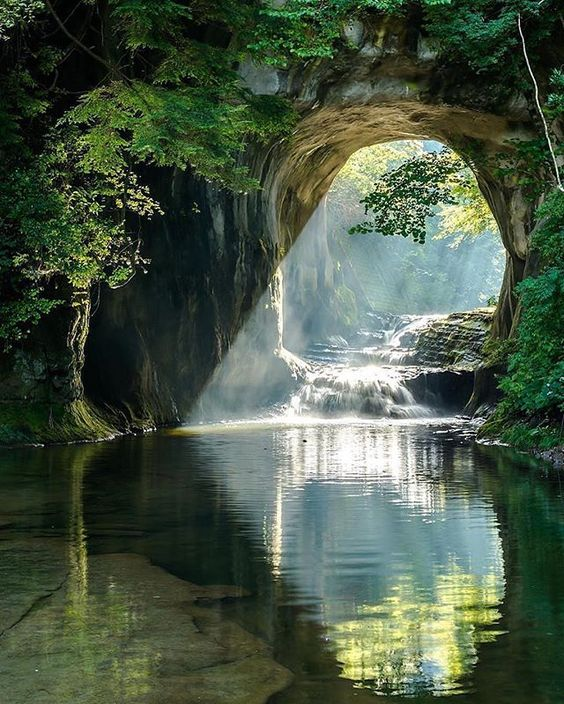
#> input picture nature.jpg, 564 x 704 px
$ python Image_Negatives.py
#> lines starting #> are read from the running program, lines starting #| are printed output that depends on the picture; after the words box and inside, x2 and y2 are one past the last pixel; in counts of white or black regions, pixels touching at a corner belong together
import cv2
# Load the image
img = cv2 .imread('nature.jpg')
#> img is the input picture: shape (704, 564, 3); mean B, G, R 68.2, 86.4, 72.1

imgNegative = 255 - img
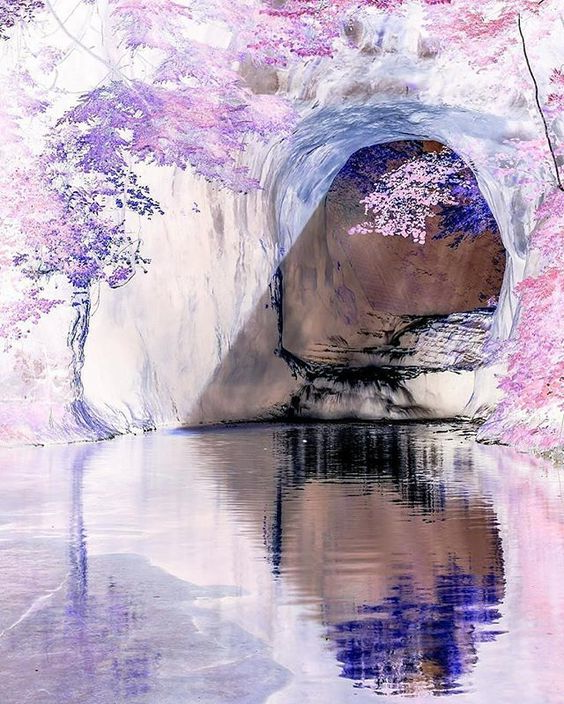
#> imgNegative: shape (704, 564, 3); mean B, G, R 186.8, 168.6, 182.9

font                   = cv2.FONT_HERSHEY_DUPLEX
bottomLeftCornerOfText = (10,100) #position of text
fontScale              = 1 #size of text
fontColor              = (255,255,255)
thickness              = 2 #width of text

cv2.putText(img,'Original',
    bottomLeftCornerOfText,
    font,
    fontScale,
    fontColor,
    thickness,)
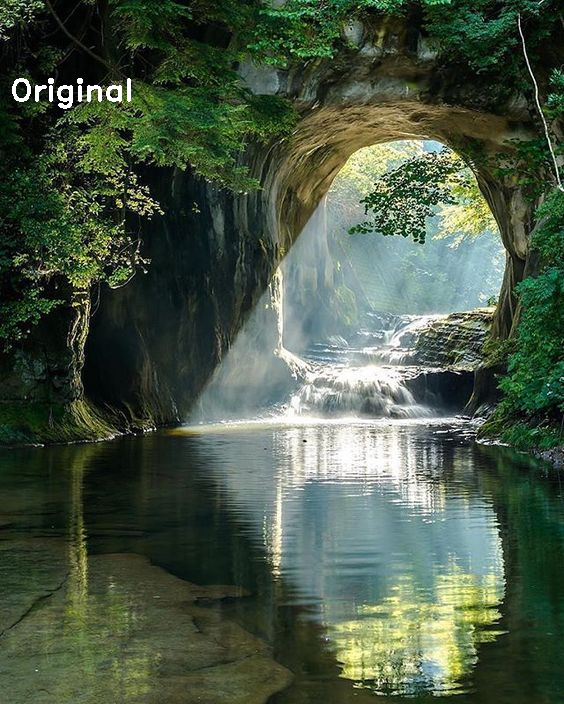
#> img: shape (704, 564, 3); 0.29% of pixels changed, all inside (x1, y1, x2, y2) = (12, 78, 131, 109)

cv2.putText(imgNegative,'ImageNegatives',
    bottomLeftCornerOfText,
    font,
    fontScale,
    (0,0,0),
    thickness,)
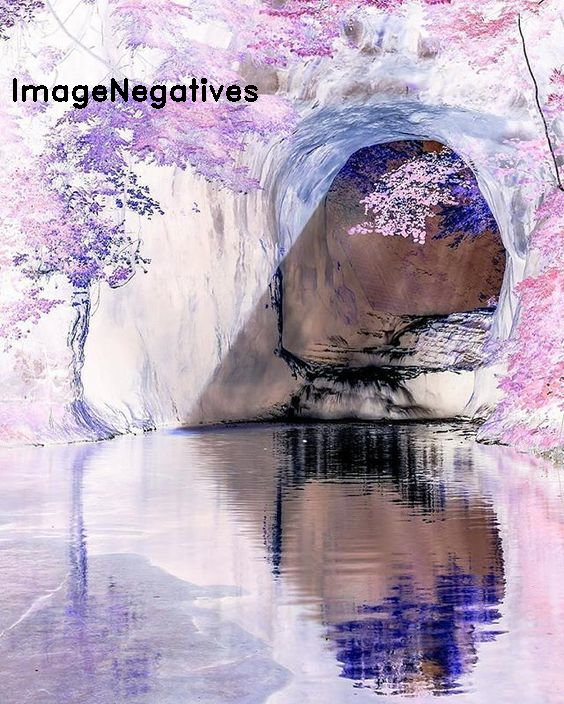
#> imgNegative: shape (704, 564, 3); 0.6% of pixels changed, all inside (x1, y1, x2, y2) = (13, 78, 258, 109)


# Horizontally concatenate the images
img_concat = cv2.hconcat([img,imgNegative ])            #Concat image
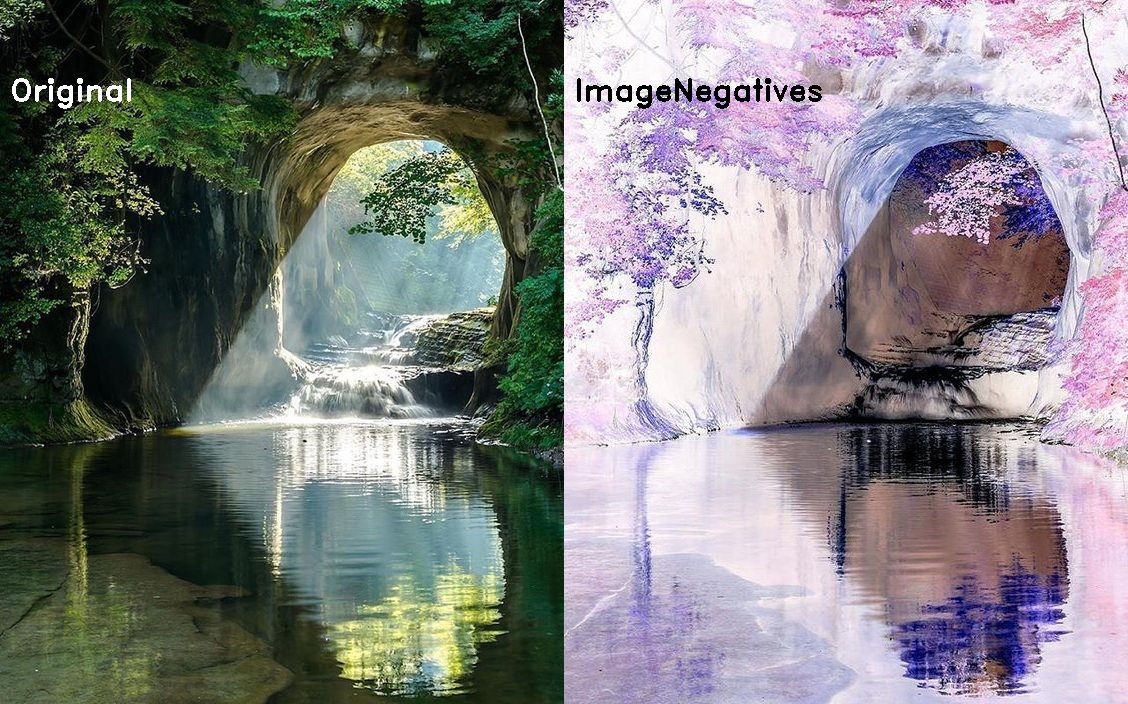
#> img_concat: shape (704, 1128, 3); mean B, G, R 127.2, 127.2, 127.2
imS = cv2.resize(img_concat, (1000, 500))               # Resize image
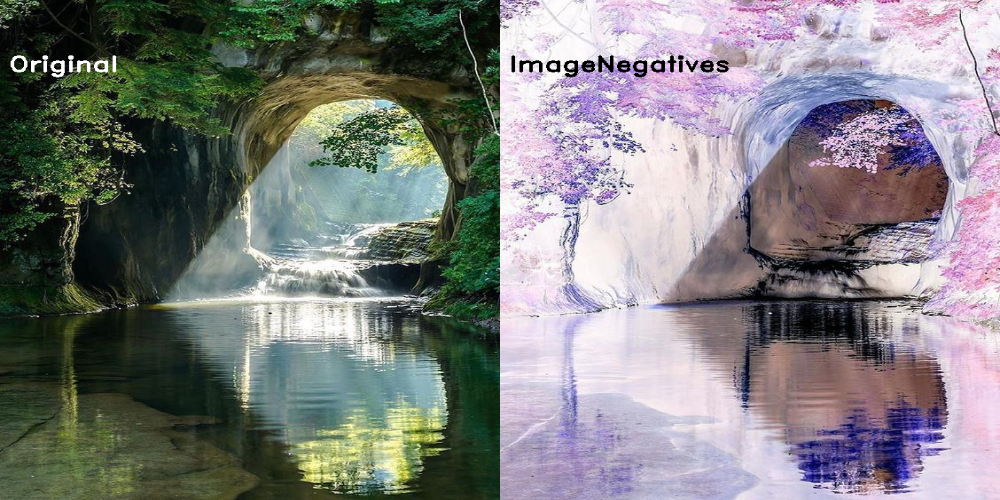
#> imS: shape (500, 1000, 3); mean B, G, R 127, 127.1, 127.1

#Save image
cv2.imwrite('Image_Negatives.jpg', img_concat)

# Display the concatenated image
cv2.imshow('a2',imS)
cv2.waitKey(0)
cv2.destroyAllWindows()
